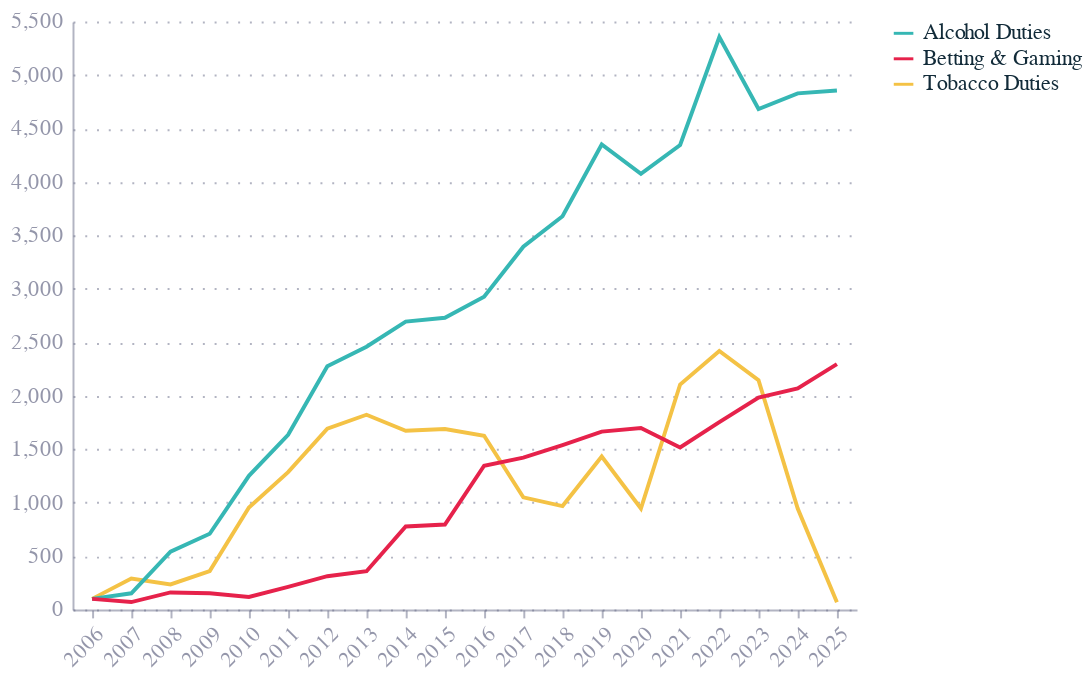

Notebook cell for this chart:
### Code cell
alt.Chart(sins_cum_s_ind_melt).encode(
    x=alt.X('Year:O', axis=alt.Axis(labelAngle=-45)),
    y=alt.Y('Revenue (£m):Q',axis=alt.Axis(format=',.0f')),
    color='Tax:N',
    tooltip=['Year', 'Tax', 'Revenue (£m)']
).mark_line()

### Figure 1 — Vega-Lite specification as saved in the notebook (floating-point values rounded to 4 significant figures)
{"config": {"font": "Circular Std", "text": {"color": "#676A86", "align": "left", "baseline": "middle", "dx": 7, "dy": 0, "fontSize": 11}, "view": {"stroke": null, "continuousWidth": 400, "continuousHeight": 300, "discreteWidth": 400, "discreteHeight": 300}, "range": {"category": ["#36B7B4", "#E6224B", "#F4C245", "#0063AF", "#00A767", "#179FDB", "#EB5C2E"], "diverging": ["#E6224B", "#E54753", "#C9C9C9", "#179FDB", "#122B39"], "heatmap": ["#C9C9C9", "#179FDB", "#0063AF", "#122B39"], "ordinal": ["#00A767", "#36B7B4", "#179FDB", "#0063AF", "#243B5A"]}, "bar": {"color": "#179fdb"}, "line": {"color": "#e6224b"}, "rule": {"color": "#676A86"}, "area": {"opacity": 0.3}, "point": {"filled": true, "size": 80, "color": "#e6224b", "opacity": 0.95}, "geoshape": {"stroke": "white", "strokeWidth": 0.3}, "rect": {"fill": "#d6d4d4", "opacity": 0.3}, "axis": {"labelColor": "#676A86", "labelFontSize": 11, "labelFont": "Circular Std", "labelOpacity": 0.7, "tickColor": "#676A86", "tickOpacity": 0.5, "domainColor": "#676A86", "domainOpacity": 0.5, "gridColor": "#676A86", "gridDash": [2, 2], "gridOpacity": 0.5, "title": null, "titleColor": "#676A86", "titleOpacity": 0.8, "tickSize": 4}, "axisXDiscrete": {"grid": false, "labelAngle": 0, "tickCount": 10, "tickOpacity": 0.5, "title": null}, "axisYDiscrete": {"ticks": false, "labelPadding": 5}, "axisXTemporal": {"grid": false, "ticks": true}, "axisXQuantitative": {"grid": true}, "axisYQuantitative": {"gridColor": "#676A86", "gridDash": [1, 5], "gridOpacity": 0.5, "ticks": false, "labelPadding": 5, "tickCount": 8, "titleAngle": 0, "titleAlign": "left", "titleBaseline": "bottom", "titleX": 0, "titleY": -5}, "title": {"color": "#676A86E6", "subtitleColor": "#676A86", "font": "Circular Std", "subtitleFont": "Circular Std", "anchor": "start", "fontSize": 14, "subtitleFontSize": 12, "subtitlePadding": 4, "offset": 0, "frame": "group"}, "legend": {"titleColor": "#122b39", "title": null, "labelColor": "#122b39", "labelFontSize": 11}}, "data": {"name": "data-7e380c995b7f96d1df01c065f6bd927c"}, "mark": {"type": "line"}, "encoding": {"color": {"field": "Tax", "type": "nominal"}, "tooltip": [{"field": "Year", "type": "nominal"}, {"field": "Tax", "type": "nominal"}, {"field": "Revenue (£m)", "type": "quantitative"}], "x": {"axis": {"labelAngle": -45}, "field": "Year", "type": "ordinal"}, "y": {"axis": {"format": ",.0f"}, "field": "Revenue (£m)", "type": "quantitative"}}, "$schema": "https://vega.github.io/schema/vega-lite/v5.20.1.json", "datasets": {"data-7e380c995b7f96d1df01c065f6bd927c": [{"Year": "2006", "Tax": "Tobacco Duties", "Revenue (£m)": 100.0}, {"Year": "2007", "Tax": "Tobacco Duties", "Revenue (£m)": 290.0}, {"Year": "2008", "Tax": "Tobacco Duties", "Revenue (£m)": 235.0}, {"Year": "2009", "Tax": "Tobacco Duties", "Revenue (£m)": 360.0}, {"Year": "2010", "Tax": "Tobacco Duties", "Revenue (£m)": 954.0}, {"Year": "2011", "Tax": "Tobacco Duties", "Revenue (£m)": 1285.0}, {"Year": "2012", "Tax": "Tobacco Duties", "Revenue (£m)": 1692.0}, {"Year": "2013", "Tax": "Tobacco Duties", "Revenue (£m)": 1822.0}, {"Year": "2014", "Tax": "Tobacco Duties", "Revenue (£m)": 1672.0}, {"Year": "2015", "Tax": "Tobacco Duties", "Revenue (£m)": 1689.0}, {"Year": "2016", "Tax": "Tobacco Duties", "Revenue (£m)": 1626.0}, {"Year": "2017", "Tax": "Tobacco Duties", "Revenue (£m)": 1050.0}, {"Year": "2018", "Tax": "Tobacco Duties", "Revenue (£m)": 968.0}, {"Year": "2019", "Tax": "Tobacco Duties", "Revenue (£m)": 1431.0}, {"Year": "2020", "Tax": "Tobacco Duties", "Revenue (£m)": 945.0}, {"Year": "2021", "Tax": "Tobacco Duties", "Revenue (£m)": 2105.0}, {"Year": "2022", "Tax": "Tobacco Duties", "Revenue (£m)": 2419.0}, {"Year": "2023", "Tax": "Tobacco Duties", "Revenue (£m)": 2145.0}, {"Year": "2024", "Tax": "Tobacco Duties", "Revenue (£m)": 945.0}, {"Year": "2025", "Tax": "Tobacco Duties", "Revenue (£m)": 68.0}, {"Year": "2006", "Tax": "Alcohol Duties", "Revenue (£m)": 100.0}, {"Year": "2007", "Tax": "Alcohol Duties", "Revenue (£m)": 152.0}, {"Year": "2008", "Tax": "Alcohol Duties", "Revenue (£m)": 541.0}, {"Year": "2009", "Tax": "Alcohol Duties", "Revenue (£m)": 709.0}, {"Year": "2010", "Tax": "Alcohol Duties", "Revenue (£m)": 1251.0}, {"Year": "2011", "Tax": "Alcohol Duties", "Revenue (£m)": 1635.0}, {"Year": "2012", "Tax": "Alcohol Duties", "Revenue (£m)": 2276.0}, {"Year": "2013", "Tax": "Alcohol Duties", "Revenue (£m)": 2459.0}, {"Year": "2014", "Tax": "Alcohol Duties", "Revenue (£m)": 2694.0}, {"Year": "2015", "Tax": "Alcohol Duties", "Revenue (£m)": 2729.0}, {"Year": "2016", "Tax": "Alcohol Duties", "Revenue (£m)": 2926.0}, {"Year": "2017", "Tax": "Alcohol Duties", "Revenue (£m)": 3394.0}, {"Year": "2018", "Tax": "Alcohol Duties", "Revenue (£m)": 3679.0}, {"Year": "2019", "Tax": "Alcohol Duties", "Revenue (£m)": 4350.0}, {"Year": "2020", "Tax": "Alcohol Duties", "Revenue (£m)": 4076.0}, {"Year": "2021", "Tax": "Alcohol Duties", "Revenue (£m)": 4345.0}, {"Year": "2022", "Tax": "Alcohol Duties", "Revenue (£m)": 5355.0}, {"Year": "2023", "Tax": "Alcohol Duties", "Revenue (£m)": 4682.0}, {"Year": "2024", "Tax": "Alcohol Duties", "Revenue (£m)": 4828.0}, {"Year": "2025", "Tax": "Alcohol Duties", "Revenue (£m)": 4855.0}, {"Year": "2006", "Tax": "Betting & Gaming", "Revenue (£m)": 100.0}, {"Year": "2007", "Tax": "Betting & Gaming", "Revenue (£m)": 70.0}, {"Year": "2008", "Tax": "Betting & Gaming", "Revenue (£m)": 160.0}, {"Year": "2009", "Tax": "Betting & Gaming", "Revenue (£m)": 153.0}, {"Year": "2010", "Tax": "Betting & Gaming", "Revenue (£m)": 118.0}, {"Year": "2011", "Tax": "Betting & Gaming", "Revenue (£m)": 212.0}, {"Year": "2012", "Tax": "Betting & Gaming", "Revenue (£m)": 312.0}, {"Year": "2013", "Tax": "Betting & Gaming", "Revenue (£m)": 359.0}, {"Year": "2014", "Tax": "Betting & Gaming", "Revenue (£m)": 777.0}, {"Year": "2015", "Tax": "Betting & Gaming", "Revenue (£m)": 795.0}, {"Year": "2016", "Tax": "Betting & Gaming", "Revenue (£m)": 1345.0}, {"Year": "2017", "Tax": "Betting & Gaming", "Revenue (£m)": 1421.0}, {"Year": "2018", "Tax": "Betting & Gaming", "Revenue (£m)": 1539.0}, {"Year": "2019", "Tax": "Betting & Gaming", "Revenue (£m)": 1664.0}, {"Year": "2020", "Tax": "Betting & Gaming", "Revenue (£m)": 1698.0}, {"Year": "2021", "Tax": "Betting & Gaming", "Revenue (£m)": 1516.0}, {"Year": "2022", "Tax": "Betting & Gaming", "Revenue (£m)": 1753.0}, {"Year": "2023", "Tax": "Betting & Gaming", "Revenue (£m)": 1982.0}, {"Year": "2024", "Tax": "Betting & Gaming", "Revenue (£m)": 2068.0}, {"Year": "2025", "Tax": "Betting & Gaming", "Revenue (£m)": 2295.0}]}}
